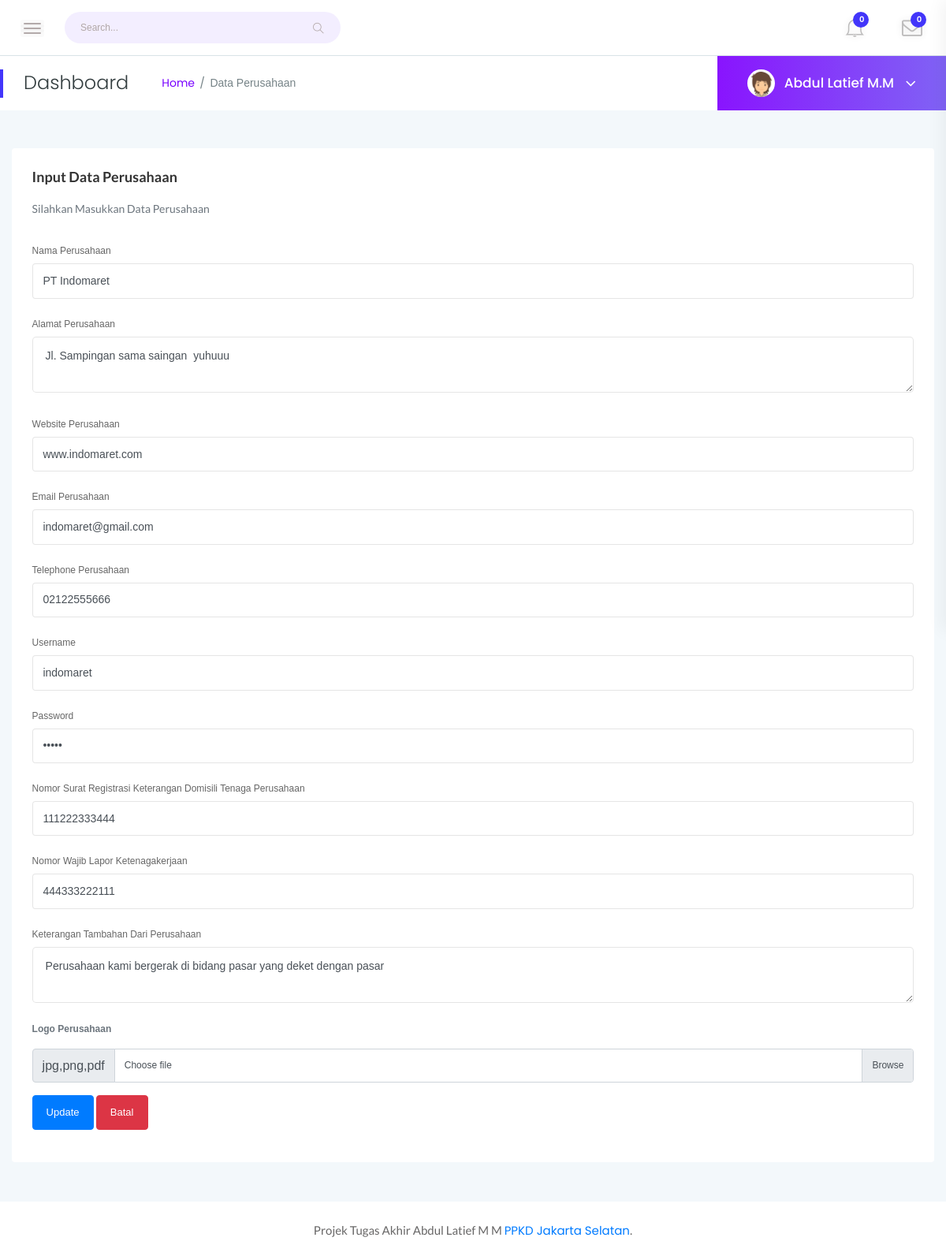
Page /?mnu=profilPerusahaan2 (signed in) on the committed database.
### tables this page shows
CREATE TABLE IF NOT EXISTS `tb_perusahaan` (
`id_perusahaan` int(15) NOT NULL,
  `nama_perusahaan` text NOT NULL,
  `alamat` varchar(100) NOT NULL,
  `website` varchar(50) NOT NULL,
  `email` varchar(50) NOT NULL,
  `telephone` varchar(15) NOT NULL,
  `user_name` varchar(50) NOT NULL,
  `password` varchar(50) NOT NULL,
  `status` varchar(50) NOT NULL,
  `skdp` varchar(30) NOT NULL,
  `wlk` varchar(30) NOT NULL,
  `keterangan` text NOT NULL,
  `gambar` varchar(100) NOT NULL
);

### koneksivar.php (called while the page is built, shortened)
<?php
$PATH="ypathcss";
$tbperusahaan="tb_perusahaan";
?>

### perusahaan/profilPerusahaan2.php (the view, shortened to what this page needs)
<div class="page-title-area">
    <div class="row align-items-center">
        <div class="col-sm-6">
            <div class="breadcrumbs-area clearfix">
                <h4 class="page-title pull-left">Dashboard</h4>
                <ul class="breadcrumbs pull-left">
                    <li><a href="index.html">Home</a></li>
                    <li><span>Data Perusahaan</span></li>
                </ul>
            </div>
        </div>
        <div class="col-sm-6 clearfix">
            <div class="user-profile pull-right">
                <img class="avatar user-thumb" src="assets/images/author/avatar.png" alt="avatar">
                <h4 class="user-name dropdown-toggle" data-toggle="dropdown">Abdul Latief M.M <i class="fa fa-angle-down"></i></h4>
            </div>
        </div>
    </div>
</div>
<link type="text/css" href="<?php echo "$PATH/base/"; ?>ui.all.css" rel="stylesheet" />
<link rel="stylesheet" href="js/jquery-ui.css">
<link rel="stylesheet" href="resources/demos/style.css">
<?php
$id_perusahaan = $_SESSION["cid"];
$sql = "select * from `$tbperusahaan` where `id_perusahaan`='$id_perusahaan'";
$d = getField($conn, $sql);
$nama_perusahaan = $d["nama_perusahaan"];
$alamat = $d["alamat"];
$website = $d["website"];
$email = $d["email"];
$telephone = $d["telephone"];
$user_name = $d["user_name"];
$password = $d["password"];
$skdp = $d["skdp"];
$wlk = $d["wlk"];
$keterangan = $d["keterangan"];
?>
<div class="main-content-inner">
    <div class="row">
        <div class="col-lg-12 col-ml-12">
            <div class="row">
                <div class="col-12 mt-5">
                    <div class="card">
                        <div class="card-body">
                            <form action="" method="post" enctype="multipart/form-data">
                                <h4 class="header-title">Input Data Perusahaan</h4>
                                <p class="text-muted font-14 mb-4">Silahkan Masukkan Data Perusahaan </p>
                                <div class="form-group">
                                    <label for="nama_perusahaan" class="col-form-label">Nama Perusahaan</label>
                                    <input class="form-control" name="nama_perusahaan" type="text" id="nama_perusahaan" value="<?php echo $nama_perusahaan; ?>" required="" />
                                </div>
                                <div class="form-group">
                                    <label for="alamat" class="col-form-label">Alamat Perusahaan</label>
                                    <textarea class="form-control form-control-lg mb-4" name="alamat" id="alamat" required=""><?php echo $alamat; ?></textarea>
                                </div>
                                <div class="form-group">
                                    <label for="website" class="col-form-label">Website Perusahaan</label>
                                    <input class="form-control" name="website" type="text" id="website" value="<?php echo $website; ?>" required=""/>
                                </div>
                                <div class="form-group">
                                    <label for="email" class="col-form-label">Email Perusahaan</label>
                                    <input class="form-control" name="email" type="text" id="email" value="<?php echo $email; ?>" required="" />
                                </div>
                                <div class="form-group">
                                    <label for="telephone" class="col-form-label">Telephone Perusahaan</label>
                                    <input class="form-control" name="telephone" type="text" id="telephone" value="<?php echo $telephone; ?>" required=""/>
                                </div>
                                <div class="form-group">
                                    <label for="user_name" class="col-form-label">Username</label>
                                    <input class="form-control" name="user_name" type="text" id="user_name" value="<?php echo $user_name; ?>" required="" />
                                </div>
                                <div class="form-group">
                                    <label for="password" class="col-form-label">Password</label>
                                    <input class="form-control" name="password" type="password" id="password" value="<?php echo $password; ?>" required="" />
                                </div>
                                <div class="form-group">
                                    <label for="skdp" class="col-form-label">Nomor Surat Registrasi Keterangan Domisili Tenaga Perusahaan</label>
                                    <input class="form-control" name="skdp" type="text" id="skdp" value="<?php echo $skdp; ?>" required="" />
                                </div>
                                <div class="form-group">
                                    <label for="wlk" class="col-form-label">Nomor Wajib Lapor Ketenagakerjaan</label>
                                    <input class="form-control" name="wlk" type="text" id="wlk" value="<?php echo $wlk; ?>" required="" />
                                </div>
                                <div class="form-group">
                                    <label for="keterangan" class="col-form-label">Keterangan Tambahan Dari Perusahaan</label>
                                    <textarea class="form-control form-control-lg mb-4" name="keterangan" id="keterangan" required=""><?php echo $keterangan; ?></textarea>
                                </div>
                                <b class="text-muted mb-3 mt-4 d-block">Logo Perusahaan</b>
                                <div class="input-group mb-3">
                                    <div class="input-group-prepend">
                                        <span class="input-group-text">jpg,png,pdf</span>
                                    </div>
                                    <div class="custom-file">
                                        <label class="custom-file-label" for="gambar">Choose file</label>
                                    </div>
                                </div>
                                <button type="submit" name="Simpan" id="Simpan" class="btn btn-primary mb-3" value="Update">Update</button>
                                <a href="?mnu=profilPerusahaan"><input name="Batal" type="button" id="Batal" class="btn btn-danger mb-3" value="Batal" /></a>
                            </form>
                        </div>
                    </div>
                </div>
            </div>
        </div>
    </div>
</div>
</div>
</body>

### assets/css/styles.css (style rules this page uses)
.card { border: none; border-radius: 4px; background-color: #fff; -webkit-transition: all 0.3s ease 0s; transition: all 0.3s ease 0s; }
.card-body { padding: 25.6px; padding: 1.6rem; }
.main-content-inner { padding: 0 30px 50px; }
.page-title-area { padding: 0 30px; background: #fff; position: relative; }
.page-title-area:before { content: ''; position: absolute; left: 0; top: 50%; width: 4px; height: 36px; background: var(--primary-color); -webkit-transform: translateY(-50%); transform: translateY(-50%); }
.page-title { font-size: 24px; font-weight: 300; color: #313b3d; letter-spacing: 0; margin-right: 30px; }
ul.breadcrumbs { margin-top: 4px; }
.breadcrumbs li { display: inline-block; }
.breadcrumbs li a, .breadcrumbs li span { display: block; font-size: 14px; font-weight: 400; color: #7801ff; letter-spacing: 0; margin-right: 16px; position: relative; }
.breadcrumbs li a:before { content: '/'; color: #768387; position: absolute; right: -13px; top: 0; }
.breadcrumbs li span { margin-right: 0; color: #768387; text-transform: capitalize; }
.user-profile { margin-right: -30px; display: -webkit-box; display: -ms-flexbox; display: flex; -webkit-box-align: center; -ms-flex-align: center; align-items: center; -ms-flex-wrap: wrap; flex-wrap: wrap; background: -webkit-linear-gradient(left, #8914fe 0%, #8063f5 100%); background: linear-gradient(to right, #8914fe 0%, #8063f5 100%); padding: 17px 38px; position: relative; }
.user-profile img.avatar { height: 35px; width: 35px; border-radius: 50%; margin-right: 12px; }
.user-name { font-size: 17px; font-weight: 500; color: #fff; letter-spacing: 0; cursor: pointer; -webkit-user-select: none; -moz-user-select: none; -ms-user-select: none; user-select: none; }
.user-name i { margin-left: 10px; font-size: 21px; vertical-align: middle; position: relative; }
.notification-area .dropdown-toggle, .user-name.dropdown-toggle { position: relative; }
.notification-area .dropdown-toggle:after, .user-name.dropdown-toggle:after { display: none; }
.header-title { font-family: 'Lato', sans-serif; font-size: 18px; font-weight: 600; letter-spacing: 0; color: #333; text-transform: capitalize; margin-bottom: 17px; }
.btn { padding: 11px 17px; font-size: 13px; letter-spacing: 0; }
.form-control, .form-control:focus { outline: none; box-shadow: none; }
.form-control { font-size: 14px; border: 1px solid rgba(170, 170, 170, .3); padding: 10.72px 12.8px; padding: .67rem .8rem; }
.form-control-lg, .input-group-lg>.form-control, .input-group-lg>.input-group-append>.btn, .input-group-lg>.input-group-append>.input-group-text, .input-group-lg>.input-group-prepend>.btn, .input-group-lg>.input-group-prepend>.input-group-text { padding: 13.6px 16px; padding: .85rem 1rem; }
label { font-weight: 500; color: #666; display: inline-block; margin-bottom: 8px; margin-bottom: .5rem; }
.font-14 { font-size: 14px; }
.custom-file-label, .custom-file-input, .custom-file { height: calc(2.25rem + 7px); padding: 10.8px 12px; padding: .675rem .75rem; }
.custom-file-label:after { height: calc(calc(2.25rem + 7px) - 1px * 2); padding: 10.8px 12px; padding: .675rem .75rem; }

### assets/css/responsive.css (style rules this page uses)
@media screen and (min-width: 1200px) and (max-width: 1440px) { .col-ml-12 { -webkit-box-flex: 0; -ms-flex: 0 0 100%; flex: 0 0 100%; max-width: 100%; } }
@media (min-width: 1200px) and (max-width: 1364px) { .main-content-inner { padding: 0 15px 50px; } }

### ypathcss/style.css (style rules this page uses)
body { font-family: Arial, Helvetica, sans-serif; font-size: 12px; color: #993300; margin: 0px; background-color: #FFFFFF; }
ul { padding-left: 12px; margin-left: 0px; }
input, select, textarea { font-family: Arial, Helvetica, sans-serif; font-size: 12px; color: #993300; }

### rows in the picture
tb_perusahaan: nama_perusahaan "PT Indomaret", alamat "Jl. Sampingan sama saingan yuhuuu", website "www.indomaret.com", email "indomaret@gmail.com", telephone "02122555666", user_name "indomaret", skdp "111222333444", wlk "444333222111", keterangan "Perusahaan kami bergerak di bidang pasar yang deket dengan pasar"

### other values in the picture
$jum "0"
